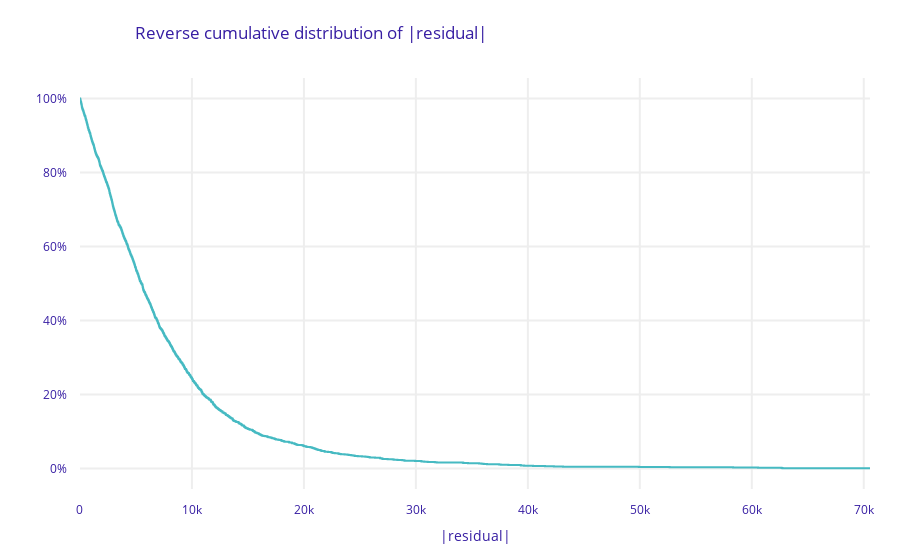

The code cell stored with this chart in its notebook:
### Code cell
# 1. Model Performance Diagnostics
performance_lgbm = lgbm_tuned_pipeline_exp.model_performance()
performance_lgbm.plot()  # Overall performance metrics

### Figure 1 — Plotly figure (JSON) as saved in the notebook; plotly's stock layout.template omitted (floating-point values rounded to 4 significant figures; data arrays with more than 128 entries replaced by an {"elided": "..."} marker saying what was removed)
{"data": [{"line": {"shape": "hv"}, "marker": {"color": "#46bac2"}, "name": "Tuned LGBM", "type": "scatter", "x": {"elided": "2441 float values"}, "y": {"elided": "2441 float values"}}], "layout": {"font": {"color": "#371ea3"}, "margin": {"b": 71, "r": 30, "t": 78}, "title": {"text": "Reverse cumulative distribution of |residual|", "x": 0.15}, "xaxis": {"automargin": true, "fixedrange": true, "gridwidth": 2, "tickcolor": "white", "ticklen": 10, "ticks": "outside", "title": {"text": "|residual|"}, "type": "linear", "zeroline": false}, "yaxis": {"automargin": true, "fixedrange": true, "gridwidth": 2, "tickcolor": "white", "tickformat": ",.0%", "ticklen": 10, "ticks": "outside", "type": "linear", "zeroline": false}}}
